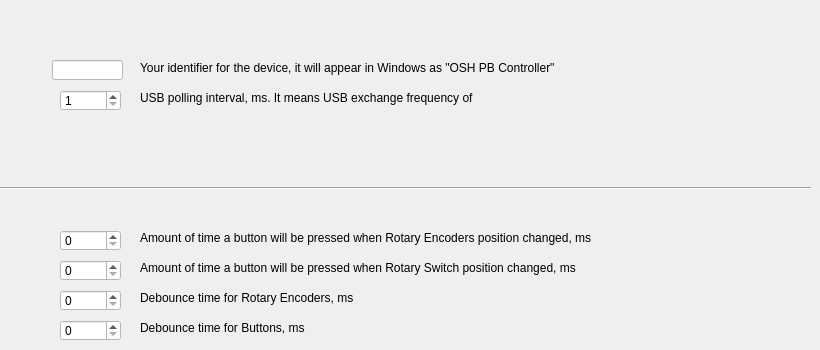
    <widget class="QWidget" name="tab_4">
     <attribute name="title">
      <string>Tuning</string>
     </attribute>
     <widget class="QLabel" name="label_54">
      <property name="geometry">
       <rect>
        <x>140</x>
        <y>260</y>
        <width>491</width>
        <height>16</height>
       </rect>
      </property>
      <property name="text">
       <string>Amount of time a button will be pressed when Rotary Switch position changed, ms</string>
      </property>
     </widget>
     <widget class="QLabel" name="label_55">
      <property name="geometry">
       <rect>
        <x>140</x>
        <y>290</y>
        <width>341</width>
        <height>16</height>
       </rect>
      </property>
      <property name="text">
       <string>Debounce time for Rotary Encoders, ms</string>
      </property>
     </widget>
     <widget class="QLabel" name="label_56">
      <property name="geometry">
       <rect>
        <x>140</x>
        <y>320</y>
        <width>281</width>
        <height>16</height>
       </rect>
      </property>
      <property name="text">
       <string>Debounce time for Buttons, ms</string>
      </property>
     </widget>
     <widget class="QLabel" name="label_57">
      <property name="geometry">
       <rect>
        <x>140</x>
        <y>230</y>
        <width>491</width>
        <height>16</height>
       </rect>
      </property>
      <property name="text">
       <string>Amount of time a button will be pressed when Rotary Encoders position changed, ms</string>
      </property>
     </widget>
     <widget class="QSpinBox" name="spinBox__Rot_Press_time">
      <property name="geometry">
       <rect>
        <x>60</x>
        <y>230</y>
        <width>61</width>
        <height>21</height>
       </rect>
      </property>
      <property name="styleSheet">
       <string notr="true">background-color: rgb(255, 255, 255);</string>
      </property>
      <property name="maximum">
       <number>65535</number>
      </property>
     </widget>
     <widget class="QSpinBox" name="spinBox_RotSwitch_Press_time">
      <property name="geometry">
       <rect>
        <x>60</x>
        <y>260</y>
        <width>61</width>
        <height>21</height>
       </rect>
      </property>
      <property name="styleSheet">
       <string notr="true">background-color: rgb(255, 255, 255);</string>
      </property>
      <property name="maximum">
       <number>65535</number>
      </property>
     </widget>
     <widget class="QSpinBox" name="spinBox_Rot_Debounce_time">
      <property name="geometry">
       <rect>
        <x>60</x>
        <y>290</y>
        <width>61</width>
        <height>21</height>
       </rect>
      </property>
      <property name="styleSheet">
       <string notr="true">background-color: rgb(255, 255, 255);</string>
      </property>
      <property name="maximum">
       <number>65535</number>
      </property>
     </widget>
     <widget class="QSpinBox" name="spinBox_Button_Debounce_time">
      <property name="geometry">
       <rect>
        <x>60</x>
        <y>320</y>
        <width>61</width>
        <height>21</height>
       </rect>
      </property>
      <property name="styleSheet">
       <string notr="true">background-color: rgb(255, 255, 255);</string>
      </property>
      <property name="maximum">
       <number>65535</number>
      </property>
     </widget>
     <widget class="Line" name="line">
      <property name="geometry">
       <rect>
        <x>0</x>
        <y>180</y>
        <width>811</width>
        <height>16</height>
       </rect>
      </property>
      <property name="orientation">
       <enum>Qt::Horizontal</enum>
      </property>
     </widget>
     <widget class="QSpinBox" name="spinBox_USB_exchange">
      <property name="geometry">
       <rect>
        <x>60</x>
        <y>90</y>
        <width>61</width>
        <height>21</height>
       </rect>
      </property>
      <property name="styleSheet">
       <string notr="true">background-color: rgb(255, 255, 255);</string>
      </property>
      <property name="minimum">
       <number>1</number>
      </property>
      <property name="maximum">
       <number>255</number>
      </property>
     </widget>
     <widget class="QLabel" name="label_59">
      <property name="geometry">
       <rect>
        <x>140</x>
        <y>90</y>
        <width>441</width>
        <height>16</height>
       </rect>
      </property>
      <property name="text">
       <string>USB polling interval, ms. It means USB exchange frequency of</string>
      </property>
     </widget>
     <widget class="QLineEdit" name="lineEdit_Device_ident">
      <property name="geometry">
       <rect>
        <x>52</x>
        <y>60</y>
        <width>71</width>
        <height>20</height>
       </rect>
      </property>
      <property name="styleSheet">
       <string notr="true">background-color: rgb(255, 255, 255);</string>
      </property>
      <property name="maxLength">
       <number>10</number>
      </property>
     </widget>
     <widget class="QLabel" name="label_60">
      <property name="geometry">
       <rect>
        <x>140</x>
        <y>60</y>
        <width>521</width>
        <height>16</height>
       </rect>
      </property>
      <property name="text">
       <string>Your identifier for the device, it will appear in Windows as &quot;OSH PB Controller&quot;</string>
      </property>
     </widget>
    </widget>
